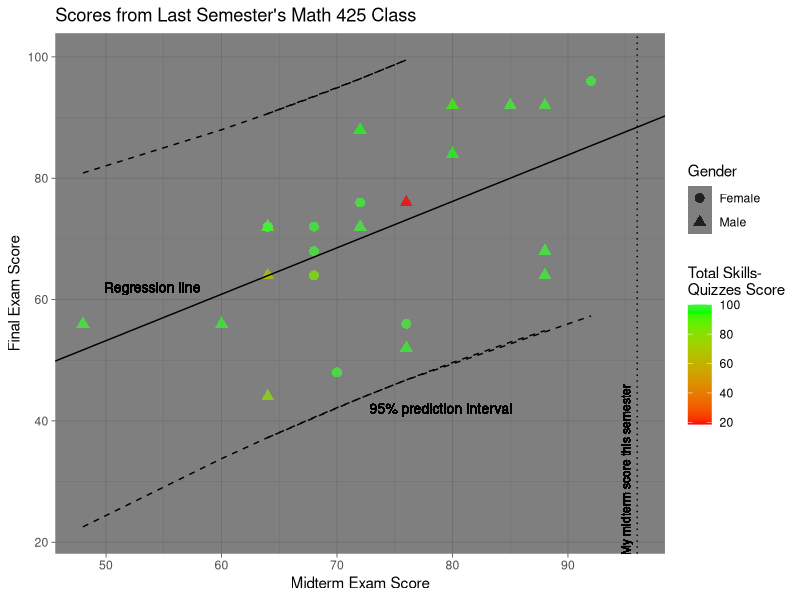
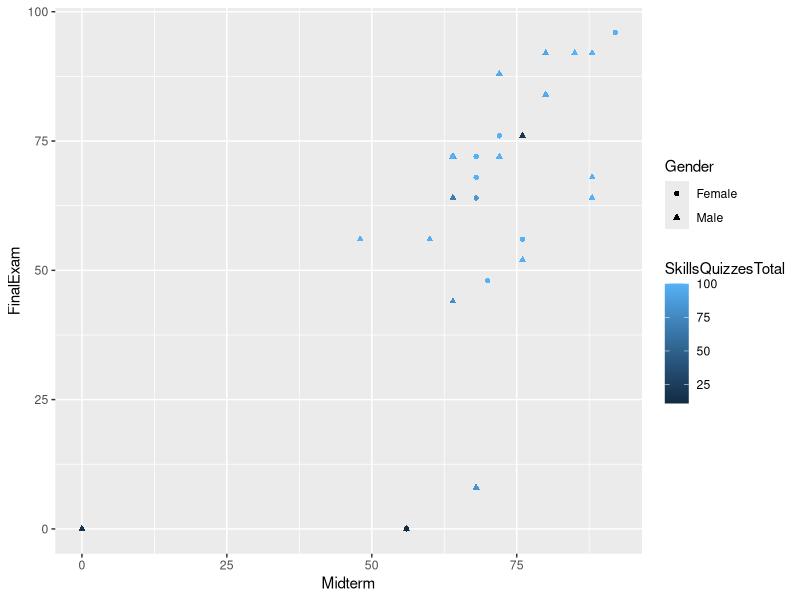
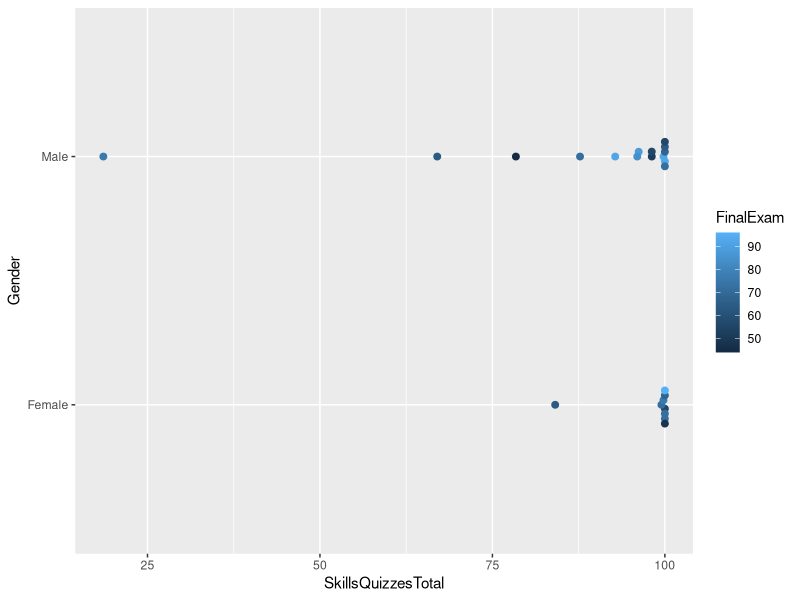

The R script that drew these images, in order: (Note: this script raises an error after producing the figures.)
## ---- chunk 1
library(tidyverse)
library(ggbeeswarm)
library(car)
grades <- read_csv("data/Math425Grades.csv")
## ---- chunk 2
grades_good <- grades %>% 
  filter(FinalExam > 25)

simple_lm <- lm(FinalExam ~ Midterm, grades_good)

predictions <- data.frame(predict(simple_lm, interval = "prediction"))

ggplot(grades_good, aes(Midterm, FinalExam, shape = Gender, color = SkillsQuizzesTotal, linetype = "Lines")) +
  geom_point(size = 3, alpha = 0.75) +
  scale_colour_gradient2(low = "red", mid = "green", high = "blue", midpoint = 95) +
  geom_abline(intercept = simple_lm$coef[1], slope = simple_lm$coef[2]) +
  geom_line(aes(y = predictions$lwr), color = "black", linetype = "dashed") +
  geom_line(aes(y = predictions$upr), color = "black", linetype = "dashed") +
  #scale_linetype_manual(values = c("solid", "dashed"), labels = c("Regression Line", "Prediction Interval"))
  theme_dark() +
  geom_text(x = 54, y = 62, label = "Regression line", color = "black", size = 3.5) +
  geom_text(x = 79, y = 42, label = "95% prediction lnterval", color = "black", size = 3.5) +
  geom_vline(xintercept = 96, linetype = "dotted", color = "black") +
  geom_text(x = 95, y = 32, label = "My midterm score this semester", color = "black", size = 3, angle = 90) +
  labs(x = "Midterm Exam Score", y = "Final Exam Score", color = "Total Skills-\nQuizzes Score", title = "Scores from Last Semester's Math 425 Class") +
  scale_y_continuous(limits = c(22,100))

my_predicted_final <- predict(simple_lm, data.frame(Midterm = 96), interval = "prediction")
## ---- chunk 3
ggplot(grades, aes(Midterm, FinalExam, shape = Gender, color = SkillsQuizzesTotal)) +
  geom_point()
## ---- chunk 4
ggplot(grades_good, aes(Gender, SkillsQuizzesTotal, color = FinalExam)) +
  geom_beeswarm(size = 2) +
  coord_flip()
## ---- chunk 5
boxCox(simple_lm)
## ---- chunk 6
plot(simple_lm, which = 1)
qqPlot(simple_lm)
## ---- chunk 7
tibble(simple_lm$residuals, simple_lm$fitted.values) %>% 
  ggplot(aes(x = simple_lm$residuals)) +
    geom_histogram(aes(y = ..density..), alpha = 0.5, binwidth = 2, color = "gray80") +
    geom_density(position = "identity", geom = "line", fill = "blue", alpha = 0.5)
## ---- chunk 8
grade_no_procrastination <- grades_good %>% 
  filter(simple_lm$residuals > -10)

new_lm <- lm(FinalExam ~ Midterm, data = grade_no_procrastination)
boxCox(new_lm, xlab = "λ\nThis looks about the same.")

new_predictions <- data.frame(predict(new_lm, interval = "prediction"))

ggplot(grade_no_procrastination, aes(Midterm, FinalExam, shape = Gender, color = SkillsQuizzesTotal, linetype = "Lines")) +
  geom_point(size = 3, alpha = 0.75) +
  scale_colour_gradient2(low = "red", mid = "green", high = "blue", midpoint = 95) +
  geom_abline(intercept = new_lm$coef[1], slope = new_lm$coef[2]) +
  geom_line(aes(y = new_predictions$lwr), color = "black", linetype = "dashed") +
  geom_line(aes(y = new_predictions$upr), color = "black", linetype = "dashed") +
  theme_dark() +
  geom_text(x = 52, y = 62, label = "Regression line", color = "black", size = 3.5) +
  geom_text(x = 78.5, y = 62.6, label = "95% prediction lnterval", color = "black", size = 3.5) +
  geom_vline(xintercept = 96, linetype = "dotted", color = "black") +
  geom_text(x = 95, y = 54, label = "My midterm score this semester", color = "black", size = 3, angle = 90) +
  labs(x = "Midterm Exam Score", y = "Final Exam Score", color = "Total Skills-\nQuizzes Score", title = "A Manual Subset of Scores from Last Semester's Math 425 Class")

my_optimistic_final <- predict(simple_lm, data.frame(Midterm = 96), interval = "prediction")
